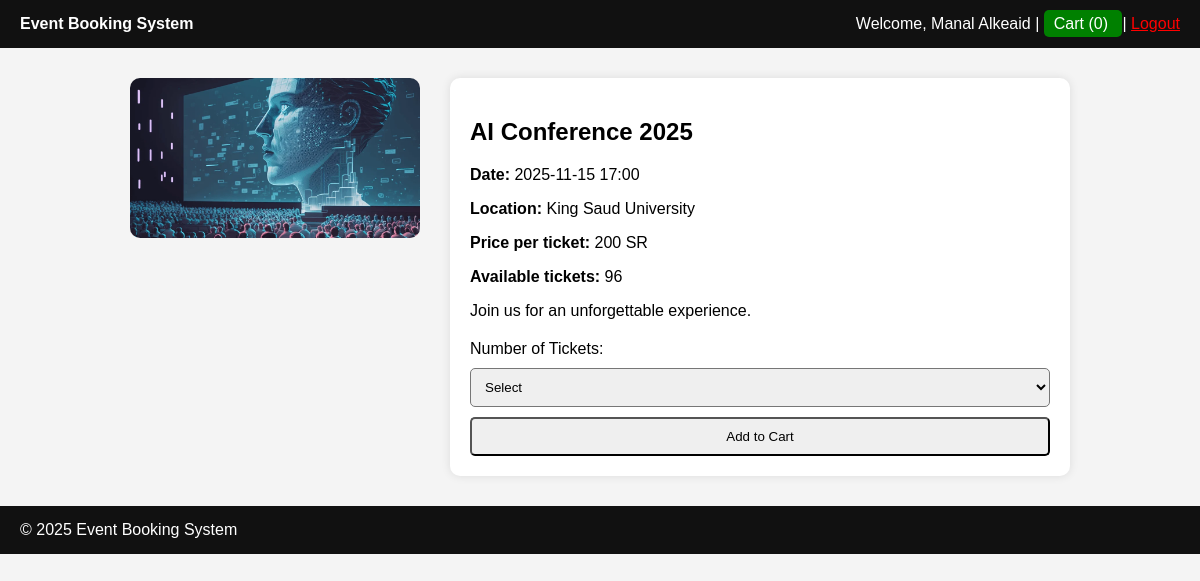
/event.php?id=3 (signed in), run on the app's committed database.
### tables this page shows
CREATE TABLE events (
    id INTEGER PRIMARY KEY AUTOINCREMENT,
    name TEXT NOT NULL,
    date TEXT NOT NULL,
    location TEXT NOT NULL,
    price REAL NOT NULL,
    image TEXT,
    max_tickets INTEGER NOT NULL
);

### event.php (the view, shortened to what this page needs)
<?php
require_once 'includes/config.php';
$name = $_SESSION['name'];
$event_id = $_GET['id'] ?? null;
$stmt = $conn->prepare("SELECT * FROM events WHERE id = ?");
$stmt->execute([$event_id]);
$event = $stmt->fetch(PDO::FETCH_ASSOC);
?>
<!DOCTYPE html>
<html lang="en">
<head>
</head>
<body>
<header>
    <a href="home.php" style="color:white; text-decoration:none; font-weight:bold;">
        Event Booking System
    </a>
    <div class="header-right">
        Welcome, <?= htmlspecialchars($name) ?> |
        <a href="cart.php"
   style="background:green;
          padding:5px 10px;
          color:white;
          border-radius:5px;
          text-decoration:none;">
    Cart (<?= array_sum($_SESSION['cart'] ?? []) ?>)
</a>
        |
        <a href="logout.php" style="color:red;">Logout</a>
    </div>
</header>
<div class="container">
    <div class="event-img">
        <img src="images/<?= $event['image'] ?>" alt="<?= $event['name'] ?>">
    </div>
    <div class="event-details">
        <h2><?= htmlspecialchars($event['name']) ?></h2>
        <p><strong>Date:</strong> <?= $event['date'] ?></p>
        <p><strong>Location:</strong> <?= $event['location'] ?></p>
        <p><strong>Price per ticket:</strong> <?= $event['price'] ?> SR</p>
        <p><strong>Available tickets:</strong> <?= $event['max_tickets'] ?></p>
        <p><?= $event['description'] ?? 'Join us for an unforgettable experience.' ?></p>
        <form method="POST">
            <label>Number of Tickets:</label>
            <select name="quantity" required>
                <option value="">Select</option>
            </select>
            <button type="submit">Add to Cart</button>
        </form>
    </div>
</div>
<footer>
    &copy; <?= date("Y") ?> Event Booking System
</footer>
</body>
</html>

### event.php (style rules this page uses)
* { box-sizing: border-box; }
body { font-family: Arial; margin: 0; background: #f4f4f4; }
header, footer { background: #111; color: white; padding: 15px 20px; }
.header-right { float: right; }
.container { padding: 30px; max-width: 1000px; margin: auto; display: flex; gap: 30px; }
.event-img { flex: 1; }
.event-img img { width: 100%; border-radius: 10px; }
.event-details { flex: 2; background: white; padding: 20px; border-radius: 10px; box-shadow: 0 0 10px rgba(0,0,0,0.1); }
form { margin-top: 20px; }
select, button { padding: 10px; width: 100%; margin-top: 10px; border-radius: 5px; }

### data on the page
events: image (picture), name "AI Conference 2025", date "2025-11-15 17:00", location "King Saud University", price "200", max_tickets "96"

### other printed values
$name "Manal Alkeaid"
array_sum($_SESSION['cart'] ?? []) "0"
$event['description'] "Join us for an unforgettable experience."
